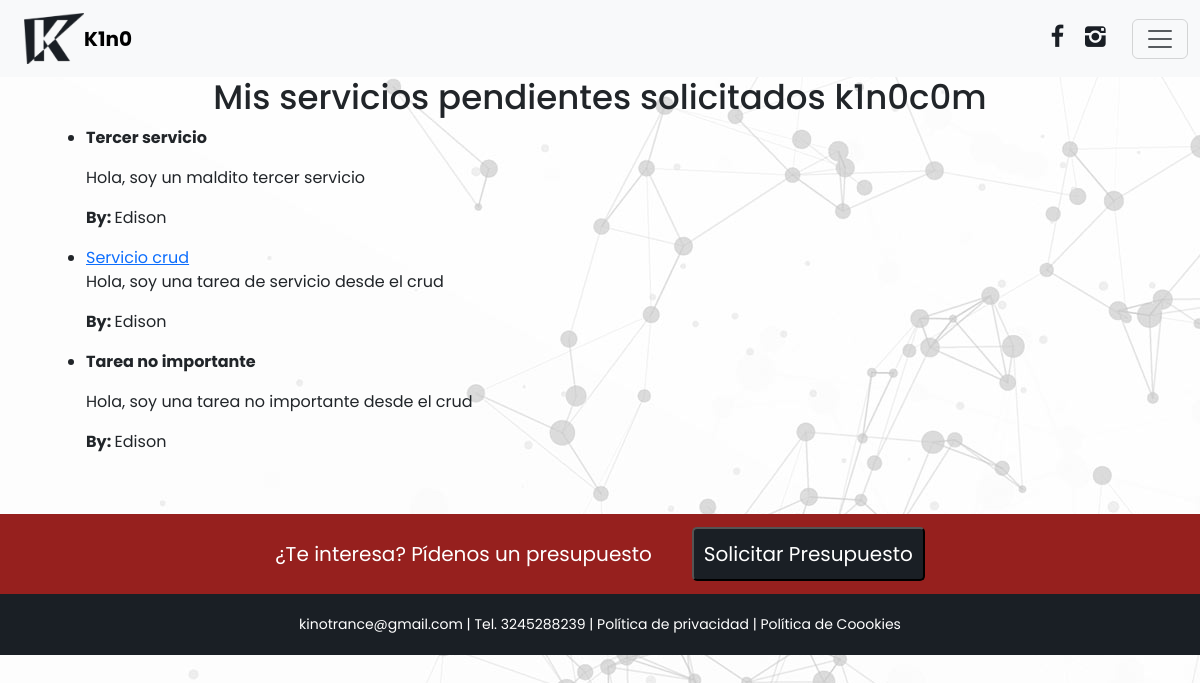
/mis-servicios/ (signed in), run on an earlier commit of the app's database.
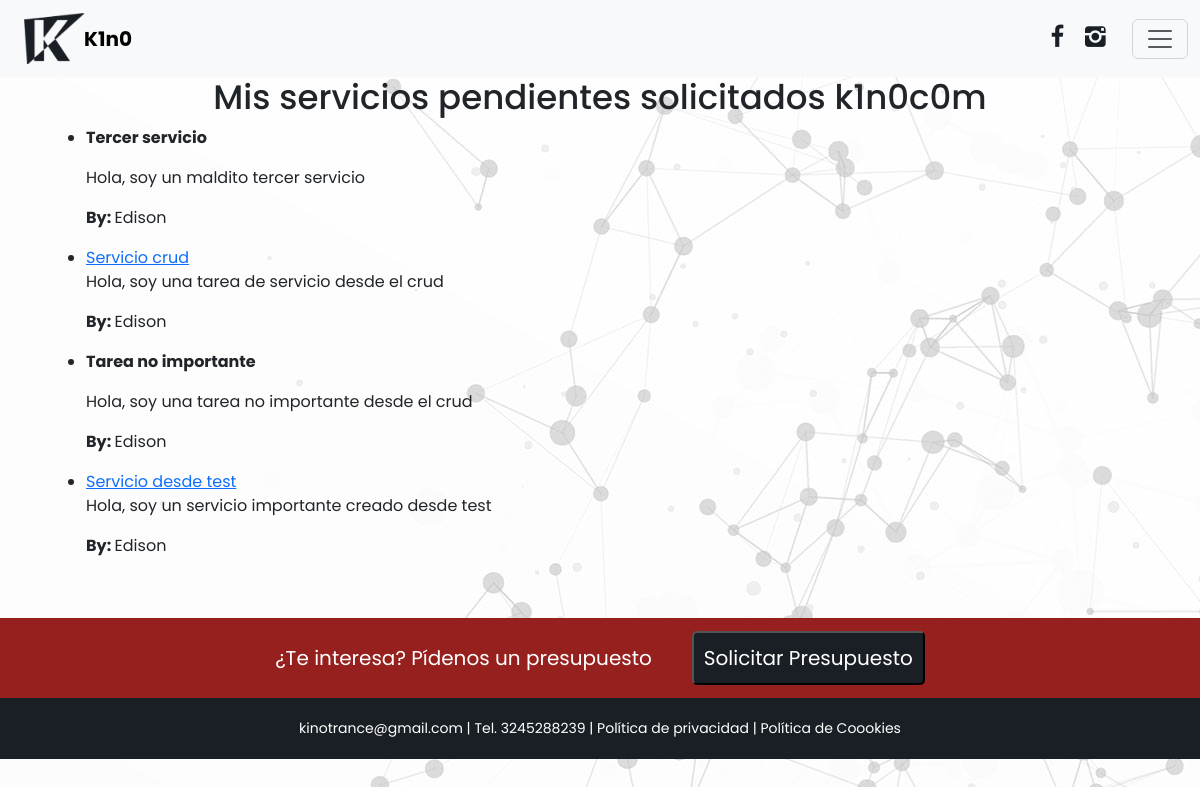
And on a later commit of the database.
### services/models.py (models this page shows, shortened)
class Servicio(models.Model):
    title = models.CharField(max_length=200)
    description = models.TextField(blank=True)
    created = models.DateTimeField(auto_now_add=True)
    datecompleted = models.DateTimeField(null=True, blank=True)
    important = models.BooleanField(default=False)
    user = models.ForeignKey(User, on_delete=models.CASCADE)

### services/views.py (the view)
# urls.py: path('mis-servicios/', views.misservicios, name="mis-servicios"),
@login_required
def misservicios(request):
    servicios = Servicio.objects.filter(user=request.user, datecompleted__isnull=True)
    return render(request, 'mis-servicios.html', {'servicios': servicios})

### services/templates/mis-servicios.html (shortened to what this page needs)
{% extends 'base.html' %}
{% block content %}
<div class="servicios container">
    <div class="servicios-header text-center">
        <h1 class="servicios-header--title">Mis servicios pendientes solicitados k1n0c0m</h1>
    </div>
    <div class="servicios-body">
        <div class="servicios-item container">
            <ul class="servicio-list">
                {% for servicio in servicios %}
                <li class="servicio-list--item">
                    {% if servicio.important %}
                    <a href="{% url 'servicio_detalle' servicio.id %}" class="list__item--link">{{servicio.title}}</a>
                    {% else %}
                    <p class="title__important"><strong>{{servicio.title}}</strong></p>
                    {% endif %}
                    <p class="servicio__description">{{servicio.description}}</p>
                    <p class="servicio__author"><strong>By: </strong>{{servicio.user.username}}</p>
                </li>
                {% endfor %}
            </ul>
        </div>
    </div>
</div>
{% endblock %}

What changed in the data, as far as the page shows it:
added Servicio: title "Servicio desde test", description "Hola, soy un servicio importante creado desde test", user.username "Edison"
